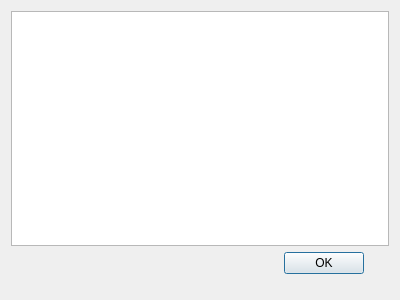
<?xml version="1.0" encoding="UTF-8"?>
<ui version="4.0">
 <class>TrashDialog</class>
 <widget class="QDialog" name="TrashDialog">
  <property name="geometry">
   <rect>
    <x>0</x>
    <y>0</y>
    <width>400</width>
    <height>300</height>
   </rect>
  </property>
  <property name="windowTitle">
   <string>Dialog</string>
  </property>
  <layout class="QVBoxLayout" name="verticalLayout_2">
   <item>
    <layout class="QVBoxLayout" name="verticalLayout">
     <item>
      <widget class="QListWidget" name="listWidget"/>
     </item>
     <item>
      <layout class="QHBoxLayout" name="horizontalLayout">
       <property name="rightMargin">
        <number>25</number>
       </property>
       <property name="bottomMargin">
        <number>15</number>
       </property>
       <item>
        <spacer name="horizontalSpacer">
         <property name="orientation">
          <enum>Qt::Horizontal</enum>
         </property>
         <property name="sizeHint" stdset="0">
          <size>
           <width>40</width>
           <height>20</height>
          </size>
         </property>
        </spacer>
       </item>
       <item>
        <widget class="QPushButton" name="pushButton">
         <property name="text">
          <string>OK</string>
         </property>
        </widget>
       </item>
      </layout>
     </item>
    </layout>
   </item>
  </layout>
 </widget>
 <resources/>
 <connections>
  <connection>
   <sender>pushButton</sender>
   <signal>clicked()</signal>
   <receiver>TrashDialog</receiver>
   <slot>accept()</slot>
   <hints>
    <hint type="sourcelabel">
     <x>330</x>
     <y>277</y>
    </hint>
    <hint type="destinationlabel">
     <x>172</x>
     <y>265</y>
    </hint>
   </hints>
  </connection>
 </connections>
</ui>
